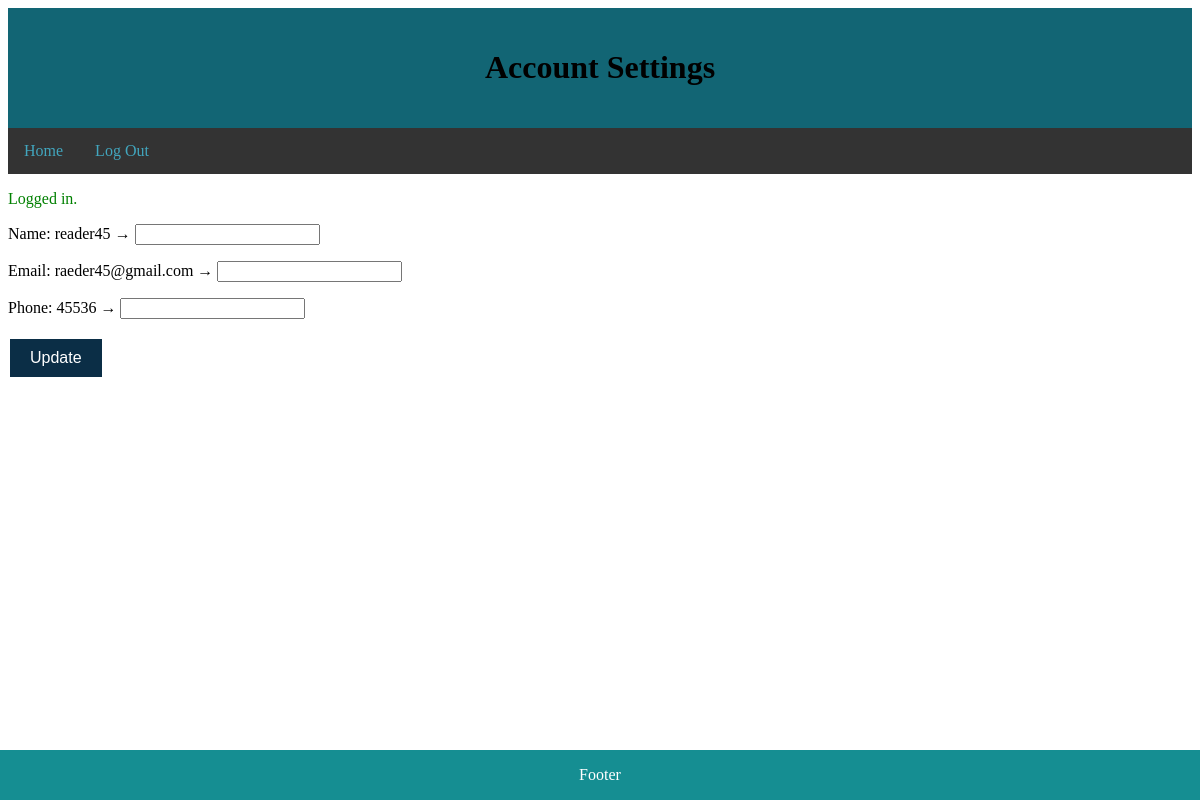
/settings-reader.php (signed in), run on the app's committed database.
### tables this page shows
CREATE TABLE `user` (
  `user_id` int(11) NOT NULL,
  `name` varchar(255) DEFAULT NULL,
  `email` varchar(255) DEFAULT NULL,
  `phone` int(11) DEFAULT NULL,
  `password` varchar(255) DEFAULT NULL,
  `role` int(11) DEFAULT NULL
);

### settings-reader.php (the view, shortened to what this page needs)
<?php
require_once "mysqli.php";
$email=$_SESSION['account'];
try{
  $stmt = $mysqli->query("SELECT * FROM USER WHERE email = '".$email."'");
  $row = $stmt->fetch_assoc();
  $n = htmlentities($row['name']);
  $e = htmlentities($row['email']);
  $ph = htmlentities($row['phone']);
}catch(Exception $ex){
  echo("Exception message: ". $ex->getMessage());
  header("Location: settings-reader.php");
  return;
}
 ?>
<!DOCTYPE html>
<html lang="en" dir="ltr">
<head>
</head>
<body>
<link rel="stylesheet" type="text/css" href="style.css">
<div class="header">
<h1>Account Settings</h1>
</div>
<div class="sticky">
<div class="topnav">
<a href="reader-home.php">Home</a>
<a href="login.php">Log Out</a>
</div>
</div>
<div class="footer">
<p>Footer</p>
</div>
<?php
  if ( isset($_SESSION["success"]) ) {
      echo('<p style="color:green">'.$_SESSION["success"]."</p>\n");
  }
  else if ( isset($_SESSION["error"]) ) {
      echo('<p style="color:red">'.$_SESSION["error"]."</p>\n");
      unset($_SESSION["error"]);
  }
?>
  <form method="post">
  <p>Name: <?=htmlentities($n)?> &rarr;
  <input type="text" name="name"></p>
  <p>Email: <?=htmlentities($e)?> &rarr;
  <input type="text" name="email"></p>
  <p>Phone: <?=htmlentities($ph)?> &rarr;
  <input type="text" name="phone"></p>
  <input type="submit" class="button" name="Update" value="Update">
  </form>
</body>
</html>

### style.css (style rules this page uses)
.header { background-color: #126574; text-align: center; padding: 20px; }
.topnav { overflow: hidden; background-color: #333; }
.topnav a { float: left; display: block; color: #42a6be; text-align: center; padding: 14px 16px; text-decoration: none; }
.footer { position: fixed; left: 0; bottom: 0; width: 100%; background-color: rgb(21, 142, 146); color: white; text-align: center; }
div.sticky { position: -webkit-sticky; position: sticky; top: 0; }
.button { background-color: #0b2e46; border: none; color: white; padding: 10px 20px; text-align: center; text-decoration: none; display: inline-block; font-size: 16px; margin: 4px 2px; cursor: pointer; }

### data on the page
user: name "reader45", email "raeder45@gmail.com", phone "45536"

### other printed values
$_SESSION["success"] "Logged in."
